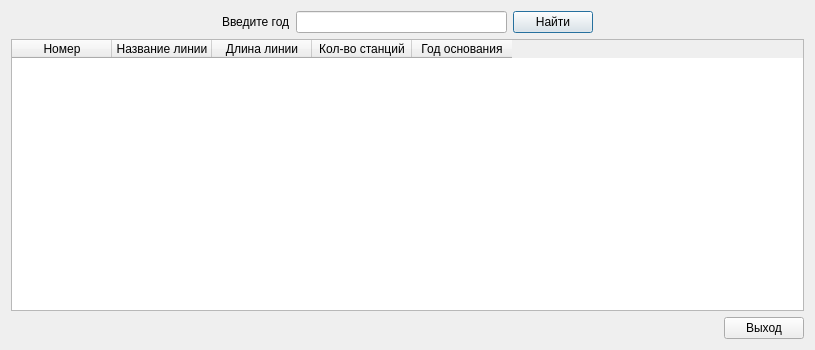
<?xml version="1.0" encoding="UTF-8"?>
<ui version="4.0">
 <class>lines_by_year</class>
 <widget class="QDialog" name="lines_by_year">
  <property name="geometry">
   <rect>
    <x>0</x>
    <y>0</y>
    <width>815</width>
    <height>350</height>
   </rect>
  </property>
  <property name="minimumSize">
   <size>
    <width>815</width>
    <height>350</height>
   </size>
  </property>
  <property name="windowTitle">
   <string>Линии, открытые ранее указанного года</string>
  </property>
  <layout class="QVBoxLayout" name="verticalLayout">
   <item>
    <layout class="QHBoxLayout" name="horizontalLayout">
     <item>
      <spacer name="horizontalSpacer_3">
       <property name="orientation">
        <enum>Qt::Horizontal</enum>
       </property>
       <property name="sizeHint" stdset="0">
        <size>
         <width>40</width>
         <height>20</height>
        </size>
       </property>
      </spacer>
     </item>
     <item>
      <widget class="QLabel" name="label">
       <property name="text">
        <string>Введите год</string>
       </property>
      </widget>
     </item>
     <item>
      <widget class="QLineEdit" name="year_line"/>
     </item>
     <item>
      <widget class="QPushButton" name="Find_button">
       <property name="text">
        <string>Найти</string>
       </property>
      </widget>
     </item>
     <item>
      <spacer name="horizontalSpacer_2">
       <property name="orientation">
        <enum>Qt::Horizontal</enum>
       </property>
       <property name="sizeHint" stdset="0">
        <size>
         <width>40</width>
         <height>20</height>
        </size>
       </property>
      </spacer>
     </item>
    </layout>
   </item>
   <item>
    <widget class="QTableWidget" name="table_of_lines">
     <property name="minimumSize">
      <size>
       <width>550</width>
       <height>200</height>
      </size>
     </property>
     <property name="autoScroll">
      <bool>true</bool>
     </property>
     <property name="editTriggers">
      <set>QAbstractItemView::NoEditTriggers</set>
     </property>
     <attribute name="verticalHeaderVisible">
      <bool>false</bool>
     </attribute>
     <column>
      <property name="text">
       <string>Номер</string>
      </property>
     </column>
     <column>
      <property name="text">
       <string>Название линии</string>
      </property>
     </column>
     <column>
      <property name="text">
       <string>Длина линии</string>
      </property>
     </column>
     <column>
      <property name="text">
       <string>Кол-во станций</string>
      </property>
     </column>
     <column>
      <property name="text">
       <string>Год основания</string>
      </property>
     </column>
    </widget>
   </item>
   <item>
    <layout class="QHBoxLayout" name="horizontalLayout_2">
     <item>
      <spacer name="horizontalSpacer_4">
       <property name="orientation">
        <enum>Qt::Horizontal</enum>
       </property>
       <property name="sizeHint" stdset="0">
        <size>
         <width>358</width>
         <height>20</height>
        </size>
       </property>
      </spacer>
     </item>
     <item>
      <widget class="QPushButton" name="Exit_button">
       <property name="text">
        <string>Выход</string>
       </property>
      </widget>
     </item>
    </layout>
   </item>
  </layout>
 </widget>
 <resources/>
 <connections/>
</ui>
